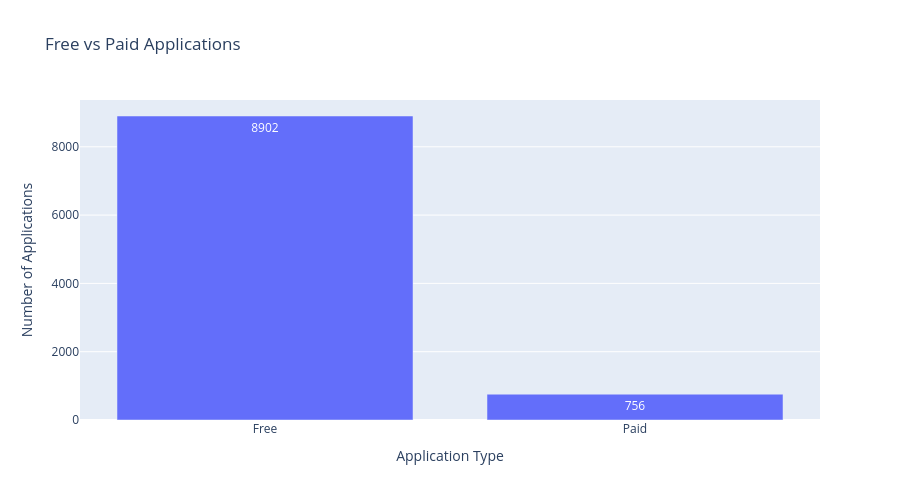

The notebook cell saved with this chart:
### Code cell
# Graph 3 - Free vs Paid Applications

type_counts = (
    play_store_df["Type"]
    .value_counts()
    .reset_index()
)

type_counts.columns = ["Type", "App_Count"]

fig = px.bar(
    type_counts,
    x="Type",
    y="App_Count",
    title="Free vs Paid Applications",
    labels={
        "Type": "Application Type",
        "App_Count": "Number of Applications"
    },
    text_auto=True
)

fig.update_layout(
    height=500
)

fig.show()

### Figure 1 — Plotly figure (JSON) as saved in the notebook; plotly's stock layout.template omitted (floating-point values rounded to 4 significant figures)
{"data": [{"hovertemplate": "Application Type=%{x}<br>Number of Applications=%{y}<extra></extra>", "legendgroup": "", "marker": {"color": "#636efa", "pattern": {"shape": ""}}, "name": "", "orientation": "v", "showlegend": false, "textposition": "auto", "texttemplate": "%{y}", "type": "bar", "x": ["Free", "Paid"], "xaxis": "x", "y": [8902, 756], "yaxis": "y"}], "layout": {"barmode": "relative", "height": 500, "legend": {"tracegroupgap": 0}, "title": {"text": "Free vs Paid Applications"}, "xaxis": {"anchor": "y", "domain": [0, 1], "title": {"text": "Application Type"}}, "yaxis": {"anchor": "x", "domain": [0, 1], "title": {"text": "Number of Applications"}}}}
